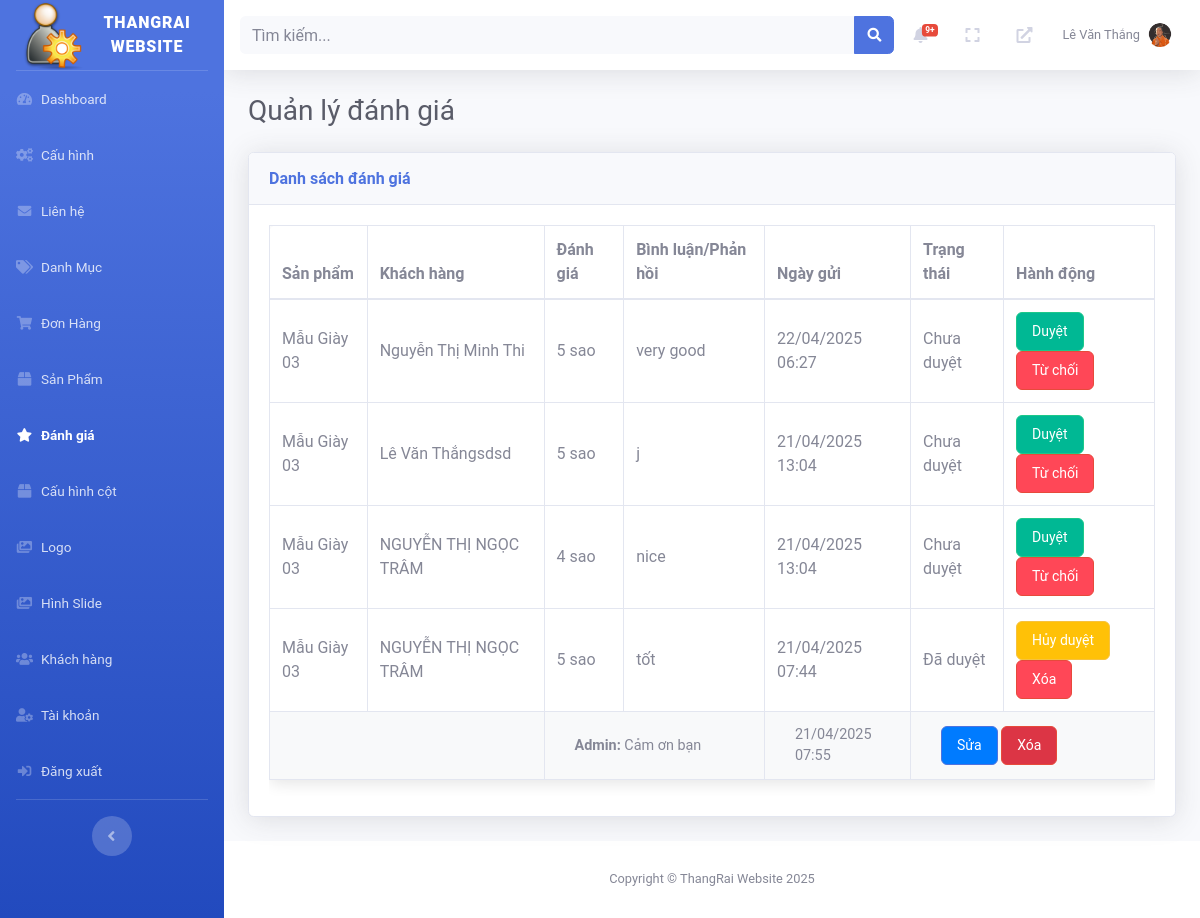
The page /admin/index.php?page=danhgia (signed in) on the database its author committed.
### tables this page shows
CREATE TABLE `reviews` (
  `id` int NOT NULL,
  `product_id` int NOT NULL,
  `customer_name` varchar(255) NOT NULL,
  `rating` int NOT NULL,
  `comment` text NOT NULL,
  `is_approved` tinyint(1) DEFAULT '0',
  `created_at` timestamp NULL DEFAULT CURRENT_TIMESTAMP
);

CREATE TABLE `products` (
  `id` int NOT NULL,
  `category_id` int NOT NULL,
  `name` varchar(255) NOT NULL,
  `description` text,
  `stock` int NOT NULL,
  `image` varchar(255) DEFAULT NULL,
  `created_at` timestamp NULL DEFAULT CURRENT_TIMESTAMP,
  `content` text,
  `original_price` decimal(10,2) NOT NULL DEFAULT '0.00',
  `current_price` decimal(10,2) NOT NULL DEFAULT '0.00',
  `is_active` tinyint(1) NOT NULL DEFAULT '1',
  `slug` varchar(255) NOT NULL,
  `seo_image` varchar(255) DEFAULT NULL,
  `seo_title` varchar(255) DEFAULT NULL,
  `seo_description` text,
  `seo_keywords` text
);

CREATE TABLE `review_replies` (
  `id` int NOT NULL,
  `review_id` int NOT NULL,
  `reply_by` varchar(255) NOT NULL,
  `reply_content` text NOT NULL,
  `created_at` timestamp NULL DEFAULT CURRENT_TIMESTAMP
);

### admin/pages/danhgia/index.php (the view, shortened to what this page needs)
<?php
try {
    require_once 'C:/laragon/www/2/admin/config/db_connect.php';
    $stmt = $pdo->prepare("
        SELECT r.id, r.customer_name, r.rating, r.comment, r.is_approved, r.created_at, p.name as product_name
        FROM reviews r
        JOIN products p ON r.product_id = p.id
        ORDER BY r.created_at DESC
    ");
    $stmt->execute();
    $reviews = $stmt->fetchAll(PDO::FETCH_ASSOC);
    $stmt = $pdo->prepare("
        SELECT rr.id, rr.review_id, rr.reply_by, rr.reply_content, rr.created_at
        FROM review_replies rr
        ORDER BY rr.created_at ASC
    ");
    $stmt->execute();
    $replies = $stmt->fetchAll(PDO::FETCH_ASSOC);
    $replies_by_review = [];
    foreach ($replies as $reply) {
        $replies_by_review[$reply['review_id']][] = $reply;
    }
} catch (Exception $e) {
    error_log('Admin reviews error: ' . $e->getMessage());
    $_SESSION['error'] = 'Có lỗi xảy ra, vui lòng thử lại!';
}
?>
<!DOCTYPE html>
<html lang="vi">
<head>
</head>
<body>
    <div class="d-sm-flex align-items-center justify-content-between mb-4">
        <h1 class="h3 mb-0 text-gray-800">Quản lý đánh giá</h1>
    </div>
    <div class="card shadow mb-4">
        <div class="card-header py-3">
            <h6 class="m-0 font-weight-bold text-primary">Danh sách đánh giá</h6>
        </div>
        <div class="card-body">
            <div class="table-responsive">
                <table class="table table-bordered" width="100%" cellspacing="0">
                    <thead>
                        <tr>
                            <th>Sản phẩm</th>
                            <th>Khách hàng</th>
                            <th>Đánh giá</th>
                            <th>Bình luận/Phản hồi</th>
                            <th>Ngày gửi</th>
                            <th>Trạng thái</th>
                            <th>Hành động</th>
                        </tr>
                    </thead>
                    <tbody>
                        <?php foreach ($reviews as $review): ?>
                            <tr>
                                <td><?php echo htmlspecialchars($review['product_name'], ENT_QUOTES); ?></td>
                                <td><?php echo htmlspecialchars($review['customer_name'], ENT_QUOTES); ?></td>
                                <td><?php echo $review['rating']; ?> sao</td>
                                <td><?php echo htmlspecialchars($review['comment'], ENT_QUOTES); ?></td>
                                <td><?php echo date('d/m/Y H:i', strtotime($review['created_at'])); ?></td>
                                <td><?php echo $review['is_approved'] ? 'Đã duyệt' : 'Chưa duyệt'; ?></td>
                                <td>
                                    <?php if (!$review['is_approved']): ?>
                                        <form method="POST" style="display:inline;">
                                            <button type="submit" class="btn btn-success btn-sm btn-approve">Duyệt</button>
                                        </form>
                                        <form method="POST" style="display:inline;">
                                            <button type="submit" class="btn btn-danger btn-sm btn-reject" onclick="return confirm('Bạn có chắc muốn xóa đánh giá này không?')">Từ chối</button>
                                        </form>
                                    <?php else: ?>
                                        <form method="POST" style="display:inline;">
                                            <button type="submit" class="btn btn-warning btn-sm btn-unapprove" onclick="return confirm('Bạn có chắc muốn hủy duyệt đánh giá này không?')">Hủy duyệt</button>
                                        </form>
                                        <form method="POST" style="display:inline;">
                                            <button type="submit" class="btn btn-danger btn-sm btn-reject" onclick="return confirm('Bạn có chắc muốn xóa đánh giá này không?')">Xóa</button>
                                        </form>
                                    <?php endif; ?>
                                </td>
                            </tr>
                            <?php if (isset($replies_by_review[$review['id']])): ?>
                                <?php foreach ($replies_by_review[$review['id']] as $reply): ?>
                                    <tr class="reply-row">
                                        <td colspan="2"></td>
                                        <td colspan="2">
                                            <strong><?php echo htmlspecialchars($reply['reply_by'], ENT_QUOTES); ?>:</strong>
                                            <?php echo htmlspecialchars($reply['reply_content'], ENT_QUOTES); ?>
                                        </td>
                                        <td><?php echo date('d/m/Y H:i', strtotime($reply['created_at'])); ?></td>
                                        <td colspan="2">
                                            <button class="btn btn-primary btn-sm btn-edit-reply"
                                                    data-bs-toggle="modal"
                                                    data-bs-target="#editReplyModal"
                                                    data-reply-id="<?php echo $reply['id']; ?>"
                                                    data-reply-by="<?php echo htmlspecialchars($reply['reply_by'], ENT_QUOTES); ?>"
                                                    data-reply-content="<?php echo htmlspecialchars($reply['reply_content'], ENT_QUOTES); ?>">
                                                Sửa
                                            </button>
                                            <form method="POST" style="display:inline;">
                                                <button type="submit" class="btn btn-danger btn-sm btn-delete-reply"
                                                        onclick="return confirm('Bạn có chắc muốn xóa phản hồi này không?')">Xóa</button>
                                            </form>
                                        </td>
                                    </tr>
                                <?php endforeach; ?>
                            <?php endif; ?>
                        <?php endforeach; ?>
                    </tbody>
                </table>
            </div>
        </div>
    </div>
</body>
</html>

### admin/includes/topbar.php (shortened to what this page needs)
<?php
require_once 'C:/laragon/www/2/admin/config/db_connect.php';
$admin_id = $_SESSION['admin_id'] ?? null;
$avatar = null;
$new_orders_count = 0;
if ($admin_id) {
    $stmt = $pdo->prepare("SELECT avatar FROM admins WHERE id = ?");
    $stmt->execute([$admin_id]);
    $admin = $stmt->fetch(PDO::FETCH_ASSOC);
    $avatar = $admin['avatar'] ?? null;
    $stmt = $pdo->prepare("SELECT COUNT(*) as count FROM orders WHERE status = 'pending'");
    $stmt->execute();
    $new_orders_count = $stmt->fetch(PDO::FETCH_ASSOC)['count'];
}
?>
<nav class="navbar navbar-expand navbar-light bg-white topbar mb-4 static-top shadow">
    <form class="container search-container">
        <div class="input-group search-input-group">
            <input type="text" class="form-control bg-light border-0 small" placeholder="Tìm kiếm..." id="search-input">
            <div class="input-group-append">
                <button class="btn btn-primary" type="button" id="search-button">
                    <i class="fas fa-search fa-sm"></i>
                </button>
            </div>
        </div>
    </form>
    <ul class="navbar-nav ml-auto">
        <li class="nav-item dropdown no-arrow mx-1">
            <a class="nav-link dropdown-toggle" href="#" id="ordersDropdown" role="button" data-toggle="dropdown">
                <i class="fas fa-bell fa-fw"></i>
                <?php if ($new_orders_count > 0): ?>
                    <span class="badge badge-danger badge-counter"><?php echo $new_orders_count > 9 ? '9+' : $new_orders_count; ?></span>
                <?php endif; ?>
            </a>
        </li>
        <li class="nav-item no-arrow mx-1">
            <a class="nav-link" href="#" id="fullscreenToggle">
                <i class="fas fa-expand fa-fw"></i>
            </a>
        </li>
        <li class="nav-item no-arrow mx-1">
            <a class="nav-link" href="http://localhost/2/public/" target="_blank">
                <i class="fas fa-external-link-alt fa-fw"></i>
            </a>
        </li>
        <li class="nav-item dropdown no-arrow">
            <a class="nav-link dropdown-toggle" href="#" id="userDropdown" role="button" data-toggle="dropdown">
                <span class="mr-2 d-none d-lg-inline text-gray-600 small">
                    <?php echo htmlspecialchars($_SESSION['admin_name'] ?? 'Admin'); ?>
                </span>
                <?php if ($avatar): ?>
                    <img src="/2/admin/<?php echo htmlspecialchars($avatar); ?>" alt="Avatar" class="rounded-circle" style="width: 24px; height: 24px; object-fit: cover;">
                <?php else: ?>
                    <img src="/2/admin/images/default-avatar.png" alt="Default Avatar" class="rounded-circle" style="width: 24px; height: 24px; object-fit: cover;">
                <?php endif; ?>
            </a>
        </li>
    </ul>
</nav>

### admin/assets/css/custom.css (style rules this page uses)
body { font-family: 'Roboto', sans-serif; }
.table th, .table td { vertical-align: middle; }

### admin/pages/danhgia/index.php (style rules this page uses)
.table { background: #fff; border-radius: 8px; box-shadow: 0 4px 15px rgba(0, 0, 0, 0.1); }
.table th, .table td { vertical-align: middle; }
.btn-approve, .btn-reject, .btn-unapprove, .btn-edit-reply, .btn-delete-reply { padding: 8px 15px; font-size: 14px; border-radius: 6px; }
.btn-approve { background: #00b894; color: #fff; }
.btn-reject { background: #ff4757; color: #fff; }
.btn-unapprove { background: #ffc107; color: #fff; }
.btn-edit-reply { background: #007bff; color: #fff; }
.btn-delete-reply { background: #dc3545; color: #fff; }
.reply-row { background-color: #f8f9fa; font-size: 0.9em; }
.reply-row td { padding-left: 30px; }

### rows shown on the page
reviews: product.name "Mẫu Giày 03", customer_name "Nguyễn Thị Minh Thi", rating "5", comment "very good", created_at "22/04/2025 06:27", is_approved "Chưa duyệt"
reviews: product.name "Mẫu Giày 03", customer_name "Lê Văn Thắngsdsd", rating "5", comment "j", created_at "21/04/2025 13:04", is_approved "Chưa duyệt"
reviews: product.name "Mẫu Giày 03", customer_name "NGUYỄN THỊ NGỌC TRÂM", rating "4", comment "nice", created_at "21/04/2025 13:04", is_approved "Chưa duyệt"
reviews: product.name "Mẫu Giày 03", customer_name "NGUYỄN THỊ NGỌC TRÂM", rating "5", comment "tốt", created_at "21/04/2025 07:44", is_approved "Đã duyệt"
review_replies: reply_by "Admin", reply_content "Cảm ơn bạn", created_at "21/04/2025 07:55"

### other values the page prints
SITE_NAME "THANGRAI WEBSITE"
$_SESSION['admin_name'] "Lê Văn Thắng"
SITE_NAME "ThangRai Website"
